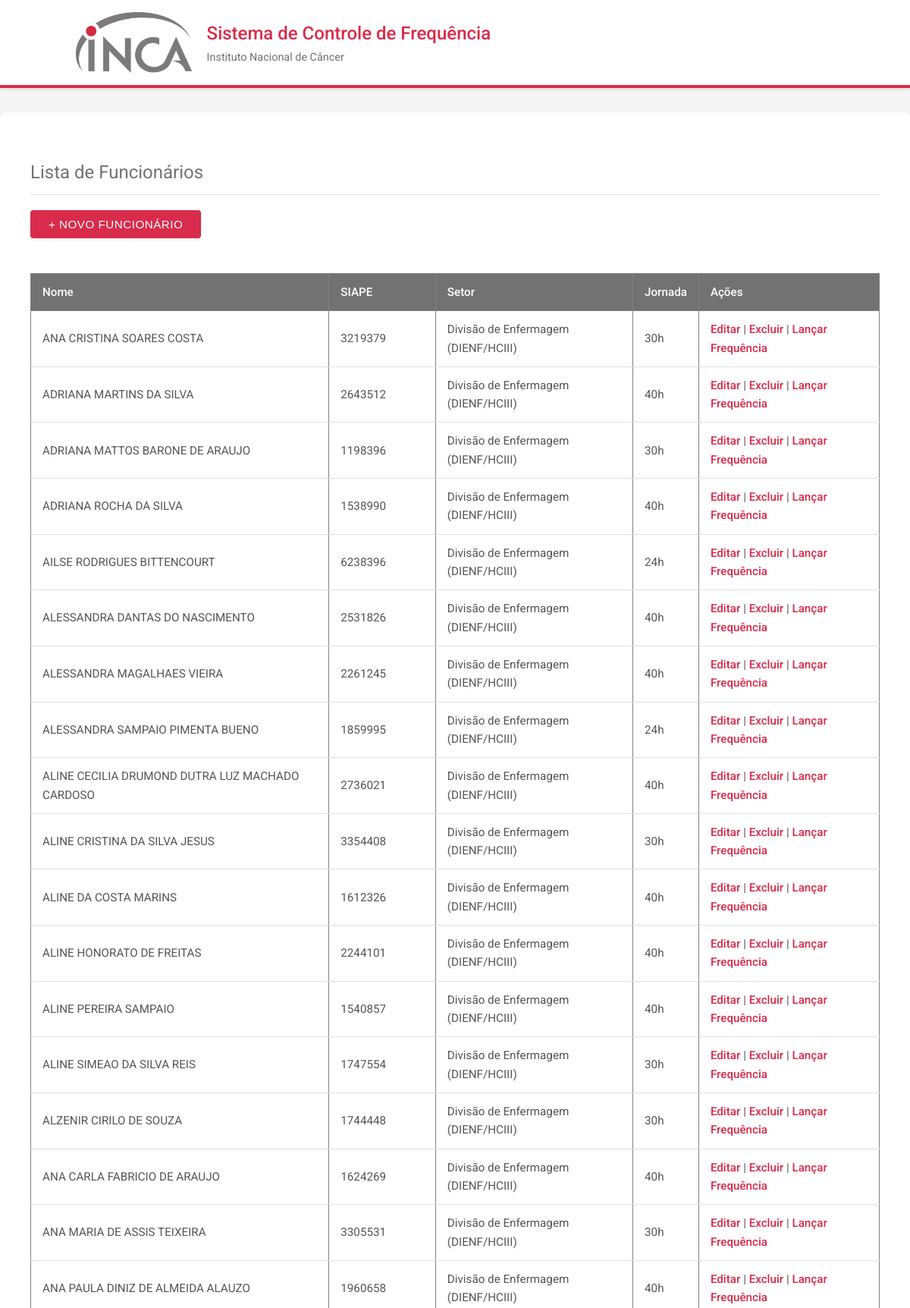
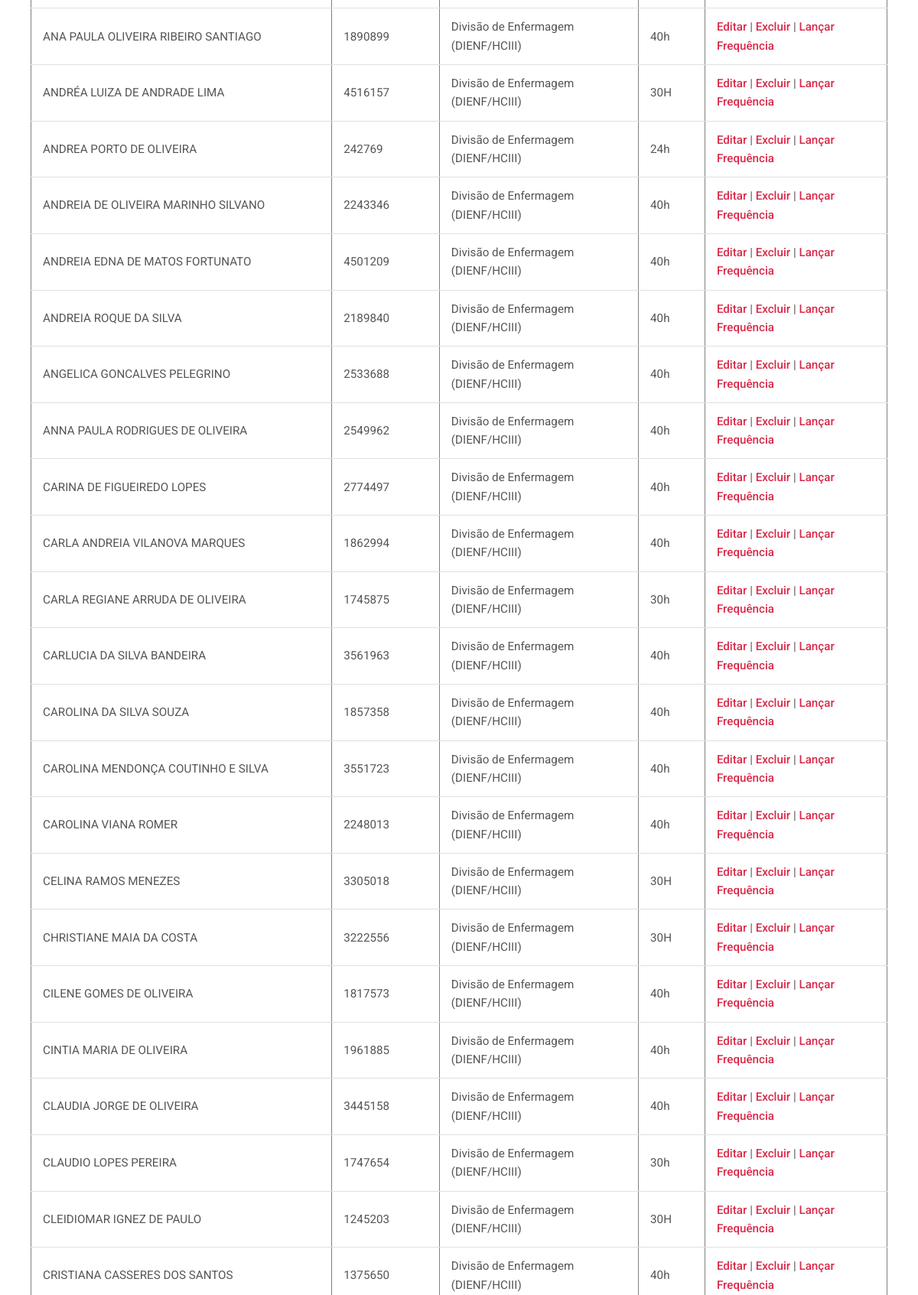
Screenshot of /funcionarios (signed in, upper part) with the database file from the repository (2 pictures, top to bottom).
### app.py (models this page shows)
class Funcionario(db.Model):
    id = db.Column(db.Integer, primary_key=True)
    nome = db.Column(db.String(150), nullable=False)
    siape = db.Column(db.String(20), unique=True, nullable=False)
    jornada = db.Column(db.String(50))
    escala = db.Column(db.String(100))
    trabalho_remoto_integral = db.Column(db.String(10))
    dias_remoto_revezamento = db.Column(db.String(50))
    setor_id = db.Column(db.Integer, db.ForeignKey('setor.id'), nullable=False)
    frequencias = db.relationship('Frequencia', backref='funcionario', lazy=True)

class Setor(db.Model):
    id = db.Column(db.Integer, primary_key=True)
    nome = db.Column(db.String(100), nullable=False)
    sigla = db.Column(db.String(50))
    lotacao = db.Column(db.String(100))
    chefia_nome = db.Column(db.String(100))
    chefia_matricula = db.Column(db.String(50))
    funcionarios = db.relationship('Funcionario', backref='setor', lazy=True)

### app.py (the view)
@app.route('/funcionarios')
@login_required
def listar_funcionarios():
    if current_user.perfil == 'chefe' and current_user.setor_id:
        lista = Funcionario.query.filter_by(setor_id=current_user.setor_id).all()
    else:
        lista = Funcionario.query.all()
    return render_template('lista_funcionarios.html', funcionarios=lista)

### app.py (called while the page is built)
@login_manager.user_loader
def load_user(user_id):
    return Usuario.query.get(int(user_id))

### templates/lista_funcionarios.html (shortened to what this page needs)
{% extends "base.html" %}
{% block content %}
    <h2>Lista de Funcionários</h2>
    {% if current_user.perfil == 'gestor' %}
        <a href="{{ url_for('novo_funcionario') }}"><button>+ Novo Funcionário</button></a>
        <br><br>
    {% endif %}
    <table border="1" style="width: 100%; border-collapse: collapse;">
        <thead>
            <tr style="background-color: #f2f2f2;">
                <th>Nome</th>
                <th>SIAPE</th>
                <th>Setor</th>
                <th>Jornada</th>
                <th>Ações</th>
            </tr>
        </thead>
        <tbody>
            {% for func in funcionarios %}
            <tr>
                <td>{{ func.nome }}</td>
                <td>{{ func.siape }}</td>
                <td>{{ func.setor.nome }} ({{ func.setor.sigla }})</td>
                <td>{{ func.jornada }}</td>
                <td>
                    {% if current_user.perfil == 'gestor' %}
                        <a href="{{ url_for('editar_funcionario', id=func.id) }}">Editar</a> |
                        <a href="{{ url_for('excluir_funcionario', id=func.id) }}"
                           onclick="return confirm('Tem certeza que deseja excluir este funcionário?')">Excluir</a> |
                    {% endif %}
                    <a href="{{ url_for('registrar_frequencia', func_id=func.id) }}">Lançar Frequência</a>
                </td>
            </tr>
            {% endfor %}
        </tbody>
    </table>
    <br>
{% endblock %}

### templates/base.html (shortened to what this page needs)
<!DOCTYPE html>
<html lang="pt-br">
<head>
     <link rel="stylesheet" href="{{ url_for('static', filename='style.css')}}">
</head>
<body>
    <header>
        <div class="container header-content">
            <img src="{{ url_for('static', filename='logo_inca.jpg') }}" alt="Logo INCA" class="logo">
            <div class="header-titles">
                <h1>Sistema de Controle de Frequência</h1>
                <p>Instituto Nacional de Câncer</p>
            </div>
        </div>
    </header>
    <main>
         {% block content %}{% endblock %}
    </main>
</body>
</html>

### static/style.css (style rules this page uses)
:root { --primary-color: #D92B4B; --primary-hover: #b0233d; --secondary-color: #737272; --background-color: #f5f5f5; --card-bg: #ffffff; --text-color: #333333; --border-color: #e0e0e0; --shadow-sm: 0 2px 4px rgba(0,0,0,0.1); --shadow-md: 0 4px 8px rgba(0,0,0,0.12); }
body { font-family: 'Roboto', sans-serif; background-color: var(--background-color); color: var(--text-color); margin: 0; padding: 0; line-height: 1.6; }
.container { max-width: 1000px; margin: 0 auto; padding: 0 20px; }
header { background-color: var(--card-bg); border-bottom: 4px solid var(--primary-color); padding: 1rem 0; box-shadow: var(--shadow-sm); margin-bottom: 2rem; }
.header-content { display: flex; align-items: center; gap: 20px; }
.logo { height: 80px; width: auto; }
.header-titles h1 { margin: 0; font-size: 1.5rem; color: var(--primary-color); font-weight: 500; }
.header-titles p { margin: 0; color: var(--secondary-color); font-size: 0.9rem; font-weight: 400; }
main { background: var(--card-bg); padding: 2.5rem; border-radius: 8px; box-shadow: var(--shadow-md); min-height: 400px; }
h2 { color: var(--secondary-color); font-weight: 400; border-bottom: 1px solid var(--border-color); padding-bottom: 10px; margin-bottom: 20px; }
a { color: var(--primary-color); text-decoration: none; font-weight: 500; transition: color 0.2s; }
button { background-color: var(--primary-color); color: white; padding: 10px 24px; border: none; border-radius: 4px; font-size: 0.95rem; font-weight: 500; text-transform: uppercase; cursor: pointer; box-shadow: var(--shadow-sm); transition: background-color 0.2s, box-shadow 0.2s; letter-spacing: 0.5px; }
table { width: 100%; border-collapse: collapse; margin-top: 20px; font-size: 0.95rem; }
th { background-color: var(--secondary-color); color: white; padding: 12px 15px; text-align: left; font-weight: 500; }
td { padding: 12px 15px; border-bottom: 1px solid var(--border-color); color: #555; }

### rows the page displays
Funcionario: nome "ANA CRISTINA SOARES COSTA", siape "3219379", setor.nome "Divisão de Enfermagem", setor.sigla "DIENF/HCIII", jornada "30h"
Funcionario: nome "ADRIANA MARTINS DA SILVA", siape "2643512", setor.nome "Divisão de Enfermagem", setor.sigla "DIENF/HCIII", jornada "40h"
Funcionario: nome "ADRIANA MATTOS BARONE DE ARAUJO", siape "1198396", setor.nome "Divisão de Enfermagem", setor.sigla "DIENF/HCIII", jornada "30h"
Funcionario: nome "ADRIANA ROCHA DA SILVA", siape "1538990", setor.nome "Divisão de Enfermagem", setor.sigla "DIENF/HCIII", jornada "40h"
Funcionario: nome "AILSE RODRIGUES BITTENCOURT", siape "6238396", setor.nome "Divisão de Enfermagem", setor.sigla "DIENF/HCIII", jornada "24h"
Funcionario: nome "ALESSANDRA DANTAS DO NASCIMENTO", siape "2531826", setor.nome "Divisão de Enfermagem", setor.sigla "DIENF/HCIII", jornada "40h"
Funcionario: nome "ALESSANDRA MAGALHAES VIEIRA", siape "2261245", setor.nome "Divisão de Enfermagem", setor.sigla "DIENF/HCIII", jornada "40h"
Funcionario: nome "ALESSANDRA SAMPAIO PIMENTA BUENO", siape "1859995", setor.nome "Divisão de Enfermagem", setor.sigla "DIENF/HCIII", jornada "24h"
Funcionario: nome "ALINE CECILIA DRUMOND DUTRA LUZ MACHADO CARDOSO", siape "2736021", setor.nome "Divisão de Enfermagem", setor.sigla "DIENF/HCIII", jornada "40h"
Funcionario: nome "ALINE CRISTINA DA SILVA JESUS", siape "3354408", setor.nome "Divisão de Enfermagem", setor.sigla "DIENF/HCIII", jornada "30h"
Funcionario: nome "ALINE DA COSTA MARINS", siape "1612326", setor.nome "Divisão de Enfermagem", setor.sigla "DIENF/HCIII", jornada "40h"
Funcionario: nome "ALINE HONORATO DE FREITAS", siape "2244101", setor.nome "Divisão de Enfermagem", setor.sigla "DIENF/HCIII", jornada "40h"
Funcionario: nome "ALINE PEREIRA SAMPAIO", siape "1540857", setor.nome "Divisão de Enfermagem", setor.sigla "DIENF/HCIII", jornada "40h"
Funcionario: nome "ALINE SIMEAO DA SILVA REIS", siape "1747554", setor.nome "Divisão de Enfermagem", setor.sigla "DIENF/HCIII", jornada "30h"
Funcionario: nome "ALZENIR CIRILO DE SOUZA", siape "1744448", setor.nome "Divisão de Enfermagem", setor.sigla "DIENF/HCIII", jornada "30h"
Funcionario: nome "ANA CARLA FABRICIO DE ARAUJO", siape "1624269", setor.nome "Divisão de Enfermagem", setor.sigla "DIENF/HCIII", jornada "40h"
Funcionario: nome "ANA MARIA DE ASSIS TEIXEIRA", siape "3305531", setor.nome "Divisão de Enfermagem", setor.sigla "DIENF/HCIII", jornada "30h"
Funcionario: nome "ANA PAULA DINIZ DE ALMEIDA ALAUZO", siape "1960658", setor.nome "Divisão de Enfermagem", setor.sigla "DIENF/HCIII", jornada "40h"
Funcionario: nome "ANA PAULA OLIVEIRA RIBEIRO SANTIAGO", siape "1890899", setor.nome "Divisão de Enfermagem", setor.sigla "DIENF/HCIII", jornada "40h"
Funcionario: nome "ANDRÉA LUIZA DE ANDRADE LIMA", siape "4516157", setor.nome "Divisão de Enfermagem", setor.sigla "DIENF/HCIII", jornada "30H"
Funcionario: nome "ANDREA PORTO DE OLIVEIRA", siape "242769", setor.nome "Divisão de Enfermagem", setor.sigla "DIENF/HCIII", jornada "24h"
Funcionario: nome "ANDREIA DE OLIVEIRA MARINHO SILVANO", siape "2243346", setor.nome "Divisão de Enfermagem", setor.sigla "DIENF/HCIII", jornada "40h"
Funcionario: nome "ANDREIA EDNA DE MATOS FORTUNATO", siape "4501209", setor.nome "Divisão de Enfermagem", setor.sigla "DIENF/HCIII", jornada "40h"
Funcionario: nome "ANDREIA ROQUE DA SILVA", siape "2189840", setor.nome "Divisão de Enfermagem", setor.sigla "DIENF/HCIII", jornada "40h"
Funcionario: nome "ANGELICA GONCALVES PELEGRINO", siape "2533688", setor.nome "Divisão de Enfermagem", setor.sigla "DIENF/HCIII", jornada "40h"
Funcionario: nome "ANNA PAULA RODRIGUES DE OLIVEIRA", siape "2549962", setor.nome "Divisão de Enfermagem", setor.sigla "DIENF/HCIII", jornada "40h"
Funcionario: nome "CARINA DE FIGUEIREDO LOPES", siape "2774497", setor.nome "Divisão de Enfermagem", setor.sigla "DIENF/HCIII", jornada "40h"
Funcionario: nome "CARLA ANDREIA VILANOVA MARQUES", siape "1862994", setor.nome "Divisão de Enfermagem", setor.sigla "DIENF/HCIII", jornada "40h"
Funcionario: nome "CARLA REGIANE ARRUDA DE OLIVEIRA", siape "1745875", setor.nome "Divisão de Enfermagem", setor.sigla "DIENF/HCIII", jornada "30h"
Funcionario: nome "CARLUCIA DA SILVA BANDEIRA", siape "3561963", setor.nome "Divisão de Enfermagem", setor.sigla "DIENF/HCIII", jornada "40h"
Funcionario: nome "CAROLINA DA SILVA SOUZA", siape "1857358", setor.nome "Divisão de Enfermagem", setor.sigla "DIENF/HCIII", jornada "40h"
Funcionario: nome "CAROLINA MENDONÇA COUTINHO E SILVA", siape "3551723", setor.nome "Divisão de Enfermagem", setor.sigla "DIENF/HCIII", jornada "40h"
Funcionario: nome "CAROLINA VIANA ROMER", siape "2248013", setor.nome "Divisão de Enfermagem", setor.sigla "DIENF/HCIII", jornada "40h"
Funcionario: nome "CELINA RAMOS MENEZES", siape "3305018", setor.nome "Divisão de Enfermagem", setor.sigla "DIENF/HCIII", jornada "30H"
Funcionario: nome "CHRISTIANE MAIA DA COSTA", siape "3222556", setor.nome "Divisão de Enfermagem", setor.sigla "DIENF/HCIII", jornada "30H"
Funcionario: nome "CILENE GOMES DE OLIVEIRA", siape "1817573", setor.nome "Divisão de Enfermagem", setor.sigla "DIENF/HCIII", jornada "40h"
Funcionario: nome "CINTIA MARIA DE OLIVEIRA", siape "1961885", setor.nome "Divisão de Enfermagem", setor.sigla "DIENF/HCIII", jornada "40h"
Funcionario: nome "CLAUDIA JORGE DE OLIVEIRA", siape "3445158", setor.nome "Divisão de Enfermagem", setor.sigla "DIENF/HCIII", jornada "40h"
Funcionario: nome "CLAUDIO LOPES PEREIRA", siape "1747654", setor.nome "Divisão de Enfermagem", setor.sigla "DIENF/HCIII", jornada "30h"
Funcionario: nome "CLEIDIOMAR IGNEZ DE PAULO", siape "1245203", setor.nome "Divisão de Enfermagem", setor.sigla "DIENF/HCIII", jornada "30H"
Funcionario: nome "CRISTIANA CASSERES DOS SANTOS", siape "1375650", setor.nome "Divisão de Enfermagem", setor.sigla "DIENF/HCIII", jornada "40h"
